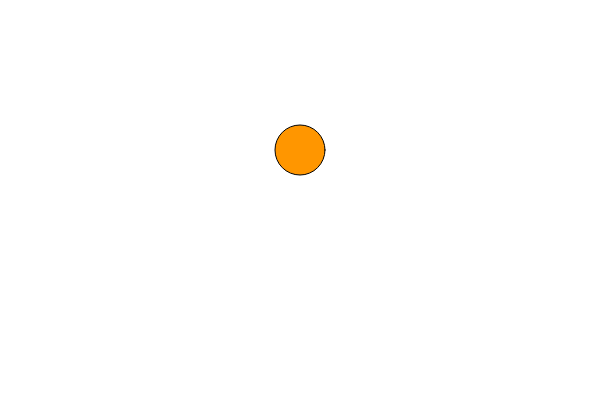
Frame 1 (no input)
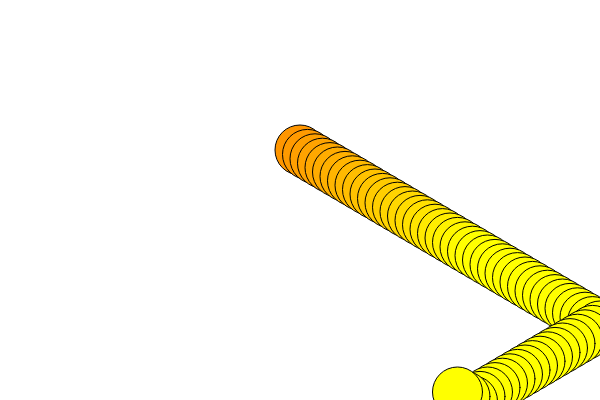
Frame 60 (no input)
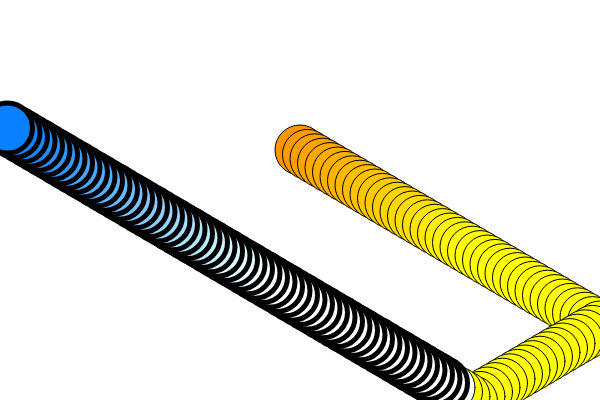
Frame 120 (the mouse pressed at the canvas centre since frame 60)

The p5.js sketch that drew these frames (run headless with seeded random() and noise() and a simulated clock; from frame 60 on, the mouse is pressed at the canvas centre):

// p5.js sketch
// ── sketch.js
// elementaren Variablentypen:

// Boolean bool: true / false
// Integer int Ganzzahlen: 0, 1, 2, 3, 573, -2345, ...
// FloatingPointNumbers float Fliesskommazahlen: 0.1, 123.235, -53.03
// Character char: 'a', 'b', 'c', ' ', 'ß', '.'


// Objekte (komplexe Variablen):

// String Zeichenkette: "Hello world", "Paul", "", ...
// PImage Processing Variable fuer Bilder
// PFont Processing Variable fuer Schriften



// VERGLEICHSOPERATOREN
// > größer
// >= größer oder gleich
// < kleiner
// <= kleiner oder gleich
//  a == b gleich  // Achtung a = b wäre eine Zuweisung!
// != nicht gleich


// VERKNÜPFUNGSOPERATOREN
// CONDITION1 && CONDITION2  -> UND -> Bedingung1 und 2 müssen erfüllt sein 
// CONDITION1 || CONDITION2  -> ODER -> Bedingung1 oder 2 muss erfüllt sein 
 


// Variablen Definition
// let VARIABLENNAME;
let xPos;
let xSpeed = 7.5;

// = ist eine Zuweisung. Werte rechts wird in die Variable links zugewiesen
let yPos = 150;
let ySpeed = 4.4;


// Variablendefinition in den meißten anderen Programmiersprachen
// TYP VARIABLENNAMEN
// float xPos;


function setup() {
  createCanvas(600, 400);
  xPos = width / 2;
  
  // die lokale Variable ist nur innerhalb der {} gültig in denen sie definiert ist
   let myLocalVariable = "hello";
  console.log(myLocalVariable);
  
}

function draw() {
  
  //background(220);
  
  
  fill(xPos, yPos, mouseX);
  
  ellipse(xPos, yPos, 50, 50);
  
  xPos = xPos + xSpeed;
  yPos = yPos + ySpeed;
  
  // if-Bedingungen
  // if(CONDITION) { Inhalt vom Rumpf wird nur ausgeführt, wenn die Bedingung erfüllt ist }
  if(xPos >= width || xPos <= 0){
    xSpeed = -xSpeed;
  }
  
  if(yPos >= height || yPos <= 0){
    ySpeed = -ySpeed;
  }
 /* if(yPos >= height){
    ySpeed = -ySpeed;
  }
  
  if(yPos <= 0){
    ySpeed = -ySpeed;
  }*/
  
  
  if(mouseIsPressed){
    strokeWeight(5);
  } else {
    strokeWeight(1);
  }
  
}
